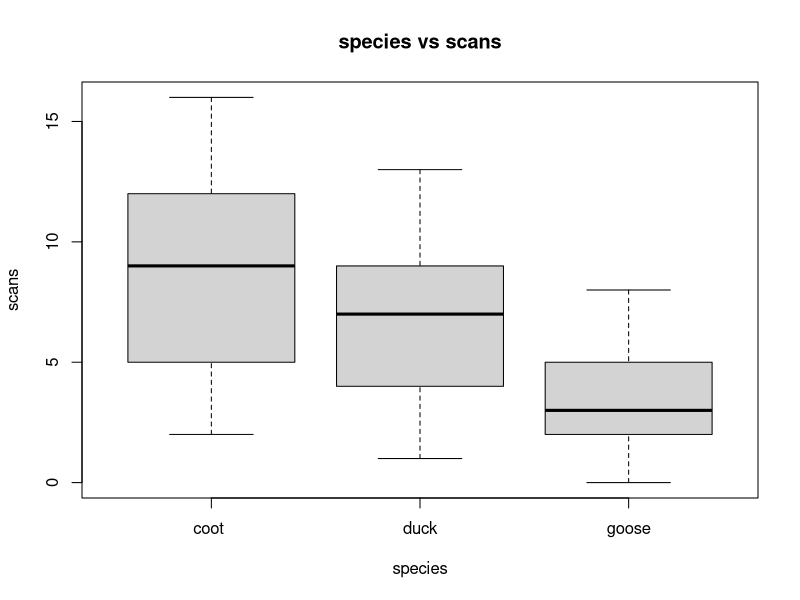
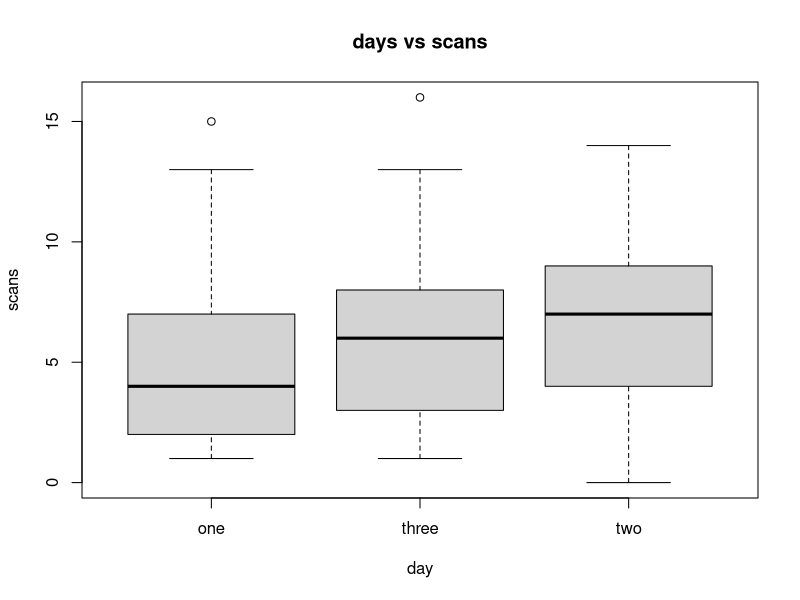

R code for these plots, in order:
## ---- chunk 1
knitr::opts_chunk$set(echo = TRUE)
require(dplyr)
mydata<-tbl_df(read.csv("field_data.csv"))
## ---- chunk 2
summary(mydata)
boxplot(scans~species,data=mydata, main="species vs scans")

## ---- chunk 3
boxplot(scans~day,data=mydata,main="days vs scans")
## ---- chunk 4
model1<-lm(scans~species,data=mydata)
model2<-lm(scans~species+day,data=mydata)
model3<-lm(scans~species*day,data=mydata)
anova(model1,model2)
anova(model1,model3)
summary.lm(model1)
## ---- chunk 5
c_coot=model1$coefficients[1]
cduck= model1$coefficients[1]+model1$coefficients[2]
cgoose=model1$coefficients[1]+model1$coefficients[3]
## ---- chunk 6
sd(mydata$scans)
